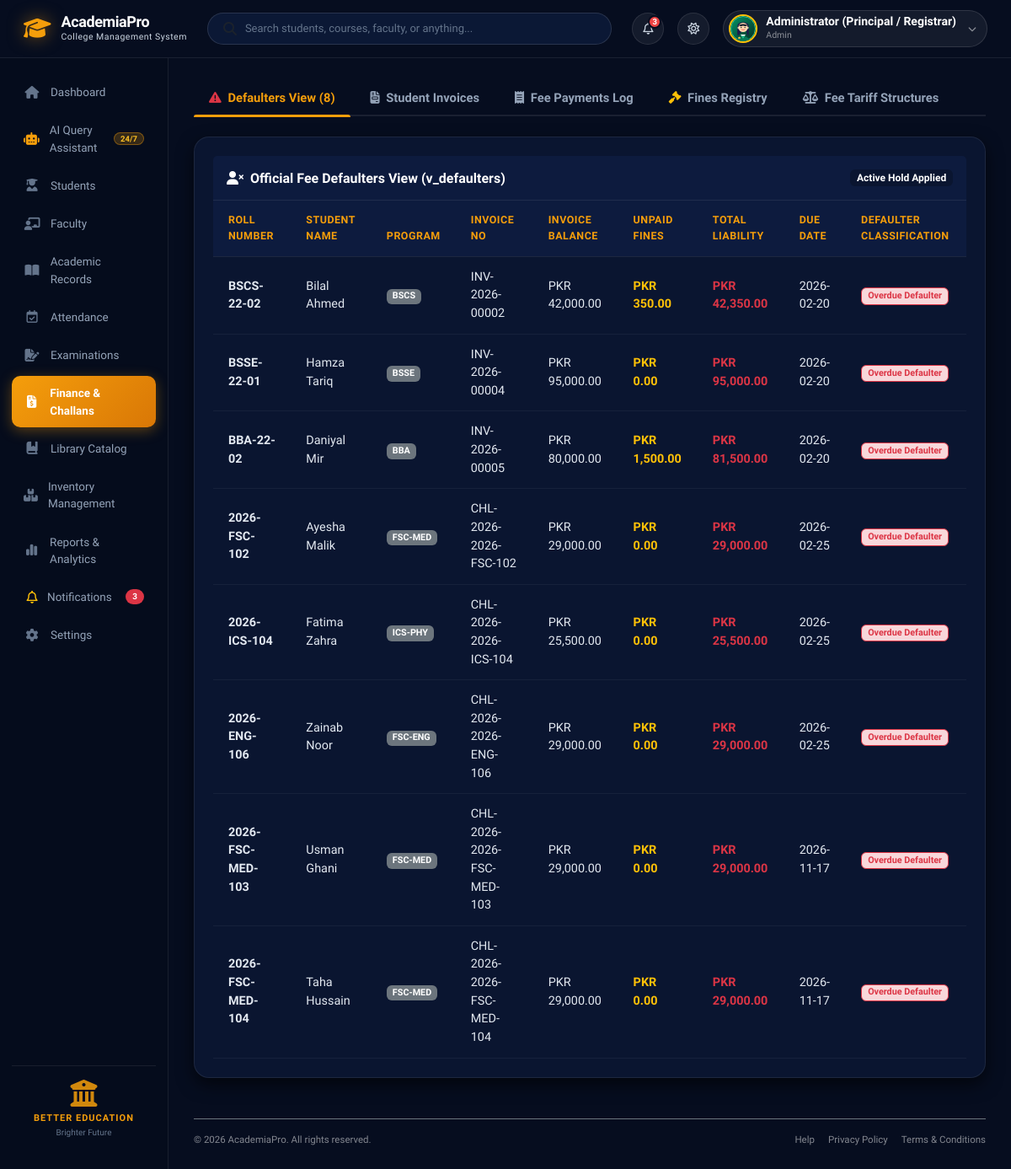
Screenshot of /finance (signed in) with the database file from the repository.
### tables this page shows
CREATE TABLE student (
        student_id INTEGER PRIMARY KEY AUTOINCREMENT,
        roll_number TEXT NOT NULL UNIQUE,
        user_id INTEGER NOT NULL UNIQUE REFERENCES user_account(user_id) ON DELETE RESTRICT,
        program_id INTEGER NOT NULL REFERENCES program(program_id) ON DELETE RESTRICT,
        first_name TEXT NOT NULL,
        last_name TEXT NOT NULL,
        email TEXT NOT NULL UNIQUE,
        cnic TEXT NOT NULL UNIQUE,
        phone TEXT,
        date_of_birth TEXT NOT NULL,
        admission_date TEXT DEFAULT CURRENT_DATE,
        current_semester_num INTEGER NOT NULL DEFAULT 1,
        status TEXT NOT NULL DEFAULT 'Active' CHECK (status IN ('Active', 'Probation', 'Suspended', 'Graduated', 'Withdrawn'))
    , father_name TEXT DEFAULT 'Not Specified', gender TEXT DEFAULT 'Male', guardian_phone TEXT, address TEXT DEFAULT 'Multan, Pakistan', blood_group TEXT DEFAULT 'O+', academic_tier TEXT DEFAULT 'BS', part_or_year TEXT DEFAULT 'Semester 1', photo_url TEXT DEFAULT '');

### app/app.py (the view)
@app.route("/finance")
def finance():
    fee_structures = db.query("""
        SELECT fs.*, p.program_name, p.program_code, p.degree_level, sem.term_name || ' ' || sem.academic_year as semester_term
        FROM fee_structure fs
        JOIN program p ON fs.program_id = p.program_id
        JOIN semester sem ON fs.semester_id = sem.semester_id
        ORDER BY p.degree_level, p.program_name
    """)
    invoices = db.query("""
        SELECT inv.*, s.roll_number, s.first_name || ' ' || s.last_name as student_name, s.part_or_year, p.program_code
        FROM student_invoice inv
        JOIN student s ON inv.student_id = s.student_id
        JOIN program p ON s.program_id = p.program_id
        ORDER BY inv.invoice_id DESC
    """)
    payments = db.query("""
        SELECT p.*, inv.invoice_number, s.roll_number, s.first_name || ' ' || s.last_name as student_name
        FROM fee_payment p
        JOIN student_invoice inv ON p.invoice_id = inv.invoice_id
        JOIN student s ON inv.student_id = s.student_id
        ORDER BY p.payment_id DESC
    """)
    fines = db.query("""
        SELECT fn.*, s.roll_number, s.first_name || ' ' || s.last_name as student_name
        FROM fine fn
        JOIN student s ON fn.student_id = s.student_id
        ORDER BY fn.fine_id DESC
    """)
    defaulters = db.query("SELECT * FROM v_defaulters")
    return render_template("finance.html",
                           fee_structures=fee_structures,
                           invoices=invoices,
                           payments=payments,
                           fines=fines,
                           defaulters=defaulters)

### app/database_engine.py (called while the page is built, shortened)
    def get_connection(self):
        if self.use_postgres:
            import psycopg2
            from psycopg2.extras import RealDictCursor
            return psycopg2.connect(**self.pg_config, cursor_factory=RealDictCursor)
        else:
            conn = sqlite3.connect(SQLITE_DB_PATH)
            conn.row_factory = sqlite3.Row
            return conn

    def query(self, sql: str, params: tuple = ()) -> List[Dict[str, Any]]:
        conn = self.get_connection()
        try:
            cursor = conn.cursor()
            cursor.execute(sql, params)
            if cursor.description:
                columns = [col[0] for col in cursor.description]
                rows = cursor.fetchall()
                result = [dict(zip(columns, row)) for row in rows]
            else:
                conn.commit()
                result = []
            return result
        finally:
            conn.close()

    def get_college_profile(self) -> Dict[str, Any]:
        try:
            profiles = self.query("SELECT * FROM college_profile LIMIT 1")
            if profiles:
                p = dict(profiles[0])
                if not p.get("campus_image_url"):
                    p["campus_image_url"] = "https://images.unsplash.com/photo-1541339907198-e08756dedf3f?auto=format&fit=crop&w=1200&q=80"
                return p
        except Exception:
            pass

### app/templates/finance.html (shortened to what this page needs)
{% extends "base.html" %}
{% block content %}
<ul class="nav nav-tabs mb-4" id="financeTabs" role="tablist">
    <li class="nav-item">
        <button class="nav-link active" id="defaulters-tab" data-bs-toggle="tab" data-bs-target="#defaulters" type="button">
            <i class="fa-solid fa-triangle-exclamation me-1 text-danger"></i> Defaulters View ({{ defaulters|length }})
        </button>
    </li>
    <li class="nav-item">
        <button class="nav-link" id="invoices-tab" data-bs-toggle="tab" data-bs-target="#invoices" type="button">
            <i class="fa-solid fa-file-invoice me-1"></i> Student Invoices
        </button>
    </li>
    <li class="nav-item">
        <button class="nav-link" id="payments-tab" data-bs-toggle="tab" data-bs-target="#payments" type="button">
            <i class="fa-solid fa-receipt me-1"></i> Fee Payments Log
        </button>
    </li>
    <li class="nav-item">
        <button class="nav-link" id="fines-tab" data-bs-toggle="tab" data-bs-target="#fines" type="button">
            <i class="fa-solid fa-gavel me-1 text-warning"></i> Fines Registry
        </button>
    </li>
    <li class="nav-item">
        <button class="nav-link" id="structures-tab" data-bs-toggle="tab" data-bs-target="#structures" type="button">
            <i class="fa-solid fa-scale-balanced me-1"></i> Fee Tariff Structures
        </button>
    </li>
</ul>
<div class="tab-content" id="financeTabContent">
    <div class="tab-pane fade show active" id="defaulters" role="tabpanel">
        <div class="card border-0 shadow-sm rounded-3">
            <div class="card-header bg-danger text-white py-3 d-flex justify-content-between align-items-center">
                <h6 class="mb-0 fw-bold"><i class="fa-solid fa-user-xmark me-2"></i>Official Fee Defaulters View (v_defaulters)</h6>
                <span class="badge bg-white text-danger fw-bold">Active Hold Applied</span>
            </div>
            <div class="card-body p-0">
                <div class="table-responsive border-0">
                    <table class="table table-hover align-middle mb-0">
                        <thead class="table-light">
                            <tr>
                                <th>Roll Number</th>
                                <th>Student Name</th>
                                <th>Program</th>
                                <th>Invoice No</th>
                                <th>Invoice Balance</th>
                                <th>Unpaid Fines</th>
                                <th>Total Liability</th>
                                <th>Due Date</th>
                                <th>Defaulter Classification</th>
                            </tr>
                        </thead>
                        <tbody>
                            {% for d in defaulters %}
                            <tr>
                                <td class="fw-bold">{{ d.roll_number }}</td>
                                <td>{{ d.student_name }}</td>
                                <td><span class="badge bg-secondary">{{ d.program_code }}</span></td>
                                <td>{{ d.invoice_number }}</td>
                                <td>PKR {{ "{:,.2f}".format(d.invoice_balance_due) }}</td>
                                <td class="text-warning fw-bold">PKR {{ "{:,.2f}".format(d.unpaid_fines) }}</td>
                                <td class="text-danger fw-bold">PKR {{ "{:,.2f}".format(d.total_outstanding_liability) }}</td>
                                <td>{{ d.due_date }}</td>
                                <td>
                                    <span class="badge bg-danger-subtle text-danger border border-danger">
                                        {{ d.defaulter_status }}
                                    </span>
                                </td>
                            </tr>
                            {% endfor %}
                        </tbody>
                    </table>
                </div>
            </div>
        </div>
    </div>
</div>
{% endblock %}

### app/static/css/style.css (style rules this page uses)
:root { --bs-primary: #f59e0b !important; --bs-primary-rgb: 245, 158, 11 !important; --bs-link-color: #f59e0b !important; --bs-link-hover-color: #fbbf24 !important; --bs-body-bg: #060d1f !important; --bs-body-color: #ffffff !important; --bs-border-color: rgba(255, 255, 255, 0.1) !important; --brand-primary: #0a1530; --brand-secondary: #060d1f; --brand-navy: #0d1b3e; --brand-navy-light: #162a56; --brand-accent: #f59e0b; --brand-gold: #f59e0b; --brand-gold-light: #fbbf24; --brand-gold-dark: #d97706; --brand-cyan: #38bdf8; --brand-rose: #f43f5e; --brand-success: #10b981; --gold-gradient: linear-gradient(135deg, #f59e0b 0%, #d97706 100%); --navy-gradient: linear-gradient(180deg, #060d1f 0%, #0a1530 100%); --bg-page: #060d1f; --bg-surface: #0a1530; --bg-surface-alt: #0d1b3e; --border-subtle: rgba(255, 255, 255, 0.08); --border-gold: rgba(245, 158, 11, 0.35); --border-focus: #f59e0b; --text-main: #ffffff; --text-muted: #94a3b8; --text-inverse: #060d1f; --shadow-sm: 0 2px 6px rgba(0, 0, 0, 0.4); --shadow-md: 0 8px 20px rgba(0, 0, 0, 0.6); --shadow-lg: 0 16px 36px rgba(0, 0, 0, 0.75); --shadow-gold: 0 8px 24px -4px rgba(245, 158, 11, 0.4); --sidebar-width: 260px; --topbar-height: 70px; --radius-sm: 8px; --radius-md: 12px; --radius-lg: 18px; --transition-fast: 0.15s ease; --transition-smooth: 0.25s cubic-bezier(0.4, 0, 0.2, 1); }
.card, .card-stat, .bg-white, .card-header.bg-white, .card-footer.bg-white, .modal-content, .offcanvas { background-color: #0a1530 !important; color: #ffffff !important; border-color: rgba(255, 255, 255, 0.08) !important; }
.card-header { background-color: #0d1b3e !important; color: #ffffff !important; border-bottom: 1px solid rgba(255, 255, 255, 0.08) !important; }
.table { --bs-table-bg: transparent !important; --bs-table-color: #ffffff !important; --bs-table-border-color: rgba(255, 255, 255, 0.08) !important; color: #ffffff !important; }
.table-light, .table-light th, .table-light td, thead.table-light th { background-color: #0d1b3e !important; color: #f59e0b !important; border-color: rgba(255, 255, 255, 0.08) !important; }
html, body { min-height: 100%; margin: 0; padding: 0; font-family: 'Plus Jakarta Sans', -apple-system, BlinkMacSystemFont, "Segoe UI", Roboto, Arial, sans-serif; background-color: var(--bg-page); color: var(--text-main); -webkit-font-smoothing: antialiased; }
.card, .card-stat { background: var(--bg-surface) !important; border: 1px solid var(--border-subtle) !important; border-radius: var(--radius-lg) !important; padding: 22px; box-shadow: var(--shadow-md) !important; color: #ffffff !important; transition: transform var(--transition-smooth), box-shadow var(--transition-smooth); position: relative; overflow: hidden; }
.table { margin-bottom: 0; color: #ffffff; }
.table thead th { background-color: rgba(6, 13, 31, 0.8) !important; color: #94a3b8 !important; font-size: 0.78rem; font-weight: 700; text-transform: uppercase; letter-spacing: 0.5px; border-bottom: 1px solid var(--border-subtle) !important; padding: 14px 18px; }
.table tbody td { padding: 13px 18px; vertical-align: middle; font-size: 0.9rem; border-bottom: 1px solid rgba(255, 255, 255, 0.05); color: #e2e8f0; }
.nav-tabs { border-bottom: 2px solid var(--border-subtle); gap: 6px; }
.nav-tabs .nav-link { border: none; color: var(--text-muted); font-weight: 600; font-size: 0.92rem; padding: 10px 18px; border-radius: var(--radius-md) var(--radius-md) 0 0; position: relative; transition: color var(--transition-fast); }
.nav-tabs .nav-link.active { color: var(--brand-accent); background-color: transparent; }
.nav-tabs .nav-link.active::after { content: ""; position: absolute; bottom: -2px; left: 0; width: 100%; height: 3px; background-color: var(--brand-accent); border-radius: 3px 3px 0 0; }
.main-content, .card-stat, .card { animation: pageZoomIn 0.38s cubic-bezier(0.16, 1, 0.3, 1) both; }

### rows the page displays
student: roll_number "BSCS-22-02", student_name "Bilal Ahmed", program_code "BSCS", invoice_number "INV-2026-00002", invoice_balance_due "42,000.00", unpaid_fines "350.00", total_outstanding_liability "42,350.00", due_date "2026-02-20", defaulter_status "Overdue Defaulter"
student: roll_number "BSSE-22-01", student_name "Hamza Tariq", program_code "BSSE", invoice_number "INV-2026-00004", invoice_balance_due "95,000.00", unpaid_fines "0.00", total_outstanding_liability "95,000.00", due_date "2026-02-20", defaulter_status "Overdue Defaulter"
student: roll_number "BBA-22-02", student_name "Daniyal Mir", program_code "BBA", invoice_number "INV-2026-00005", invoice_balance_due "80,000.00", unpaid_fines "1,500.00", total_outstanding_liability "81,500.00", due_date "2026-02-20", defaulter_status "Overdue Defaulter"
student: roll_number "2026-FSC-102", student_name "Ayesha Malik", program_code "FSC-MED", invoice_number "CHL-2026-2026-FSC-102", invoice_balance_due "29,000.00", unpaid_fines "0.00", total_outstanding_liability "29,000.00", due_date "2026-02-25", defaulter_status "Overdue Defaulter"
student: roll_number "2026-ICS-104", student_name "Fatima Zahra", program_code "ICS-PHY", invoice_number "CHL-2026-2026-ICS-104", invoice_balance_due "25,500.00", unpaid_fines "0.00", total_outstanding_liability "25,500.00", due_date "2026-02-25", defaulter_status "Overdue Defaulter"
student: roll_number "2026-ENG-106", student_name "Zainab Noor", program_code "FSC-ENG", invoice_number "CHL-2026-2026-ENG-106", invoice_balance_due "29,000.00", unpaid_fines "0.00", total_outstanding_liability "29,000.00", due_date "2026-02-25", defaulter_status "Overdue Defaulter"
student: roll_number "2026-FSC-MED-103", student_name "Usman Ghani", program_code "FSC-MED", invoice_number "CHL-2026-2026-FSC-MED-103", invoice_balance_due "29,000.00", unpaid_fines "0.00", total_outstanding_liability "29,000.00", due_date "2026-11-17", defaulter_status "Overdue Defaulter"
student: roll_number "2026-FSC-MED-104", student_name "Taha Hussain", program_code "FSC-MED", invoice_number "CHL-2026-2026-FSC-MED-104", invoice_balance_due "29,000.00", unpaid_fines "0.00", total_outstanding_liability "29,000.00", due_date "2026-11-17", defaulter_status "Overdue Defaulter"

### other values shown
{{ logged_user }} "Administrator (Principal / Registrar)"
{{ logged_role }} "Admin"
{{ defaulters|length }} "8"
